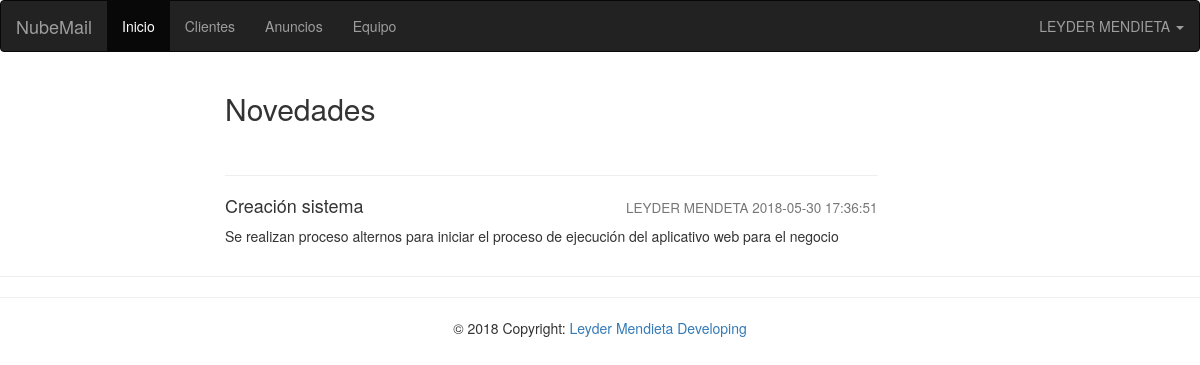
The page /index.php (signed in) on the database its author committed.
### tables this page shows
CREATE TABLE IF NOT EXISTS `novedades` (
  `id` int(11) NOT NULL AUTO_INCREMENT,
  `creador` varchar(100) NOT NULL,
  `fecha_creacion` datetime NOT NULL DEFAULT CURRENT_TIMESTAMP,
  `titulo` varchar(100) NOT NULL,
  `descripcion` varchar(250) NOT NULL,
  PRIMARY KEY (`id`)
);

### index.php (the view, shortened to what this page needs)
<?php include("layout_up.php");?>
<div class="row">
  	<div class="col-md-offset-2 col-md-7">
  <h2>Novedades</h2><br>
<?php include("db.php");
$sql_novedades = "SELECT * FROM novedades";
if($resultado = $db->query($sql_novedades))
{
	while($fila = $resultado->fetch_assoc())
	{
		$creador = $fila["creador"];
		$fecha_creacion = stripslashes($fila["fecha_creacion"]);
		$titulo = $fila["titulo"];
		$descripcion = $fila["descripcion"];
		echo "<hr><h4>$titulo<div class='pull-right'><small>$creador $fecha_creacion</small></div></h4>";
		echo "<p>$descripcion</p>";
	}
}?>
</div>
  </div>
<?php include("layout_down.php");?>

### rows shown on the page
novedades: titulo "Creación sistema", creador "LEYDER MENDETA", fecha_creacion "2018-05-30 17:36:51", descripcion "Se realizan proceso alternos para iniciar el proceso de ejecución del aplicativo web para el negocio"

### other values the page prints
$_SESSION["nombre"] "LEYDER"
$_SESSION["apellido"] "MENDIETA"
